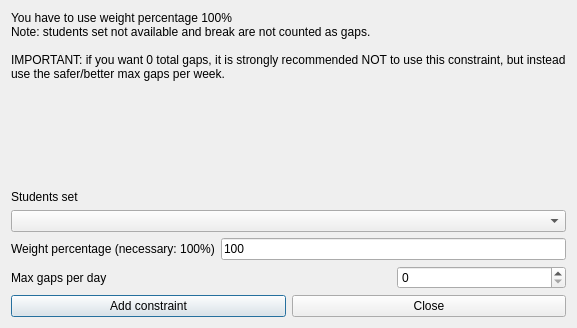
<?xml version="1.0" encoding="UTF-8"?>
<ui version="4.0">
 <class>AddConstraintStudentsSetMaxGapsPerDayForm_template</class>
 <widget class="QDialog" name="AddConstraintStudentsSetMaxGapsPerDayForm_template">
  <property name="geometry">
   <rect>
    <x>0</x>
    <y>0</y>
    <width>527</width>
    <height>328</height>
   </rect>
  </property>
  <property name="windowTitle">
   <string extracomment="This is the title of the dialog to add a new constraint of this type">Add students set max gaps per day</string>
  </property>
  <layout class="QGridLayout" name="gridLayout">
   <item row="0" column="0" colspan="3">
    <widget class="QLabel" name="weightTextLabel_2">
     <property name="sizePolicy">
      <sizepolicy hsizetype="Minimum" vsizetype="Minimum">
       <horstretch>0</horstretch>
       <verstretch>0</verstretch>
      </sizepolicy>
     </property>
     <property name="frameShape">
      <enum>QFrame::NoFrame</enum>
     </property>
     <property name="frameShadow">
      <enum>QFrame::Plain</enum>
     </property>
     <property name="text">
      <string>You have to use weight percentage 100%
Note: students set not available and break are not counted as gaps.

IMPORTANT: if you want 0 total gaps, it is strongly recommended NOT to use this constraint, but instead use the safer/better max gaps per week.</string>
     </property>
     <property name="wordWrap">
      <bool>true</bool>
     </property>
    </widget>
   </item>
   <item row="1" column="0">
    <spacer name="spacer1">
     <property name="orientation">
      <enum>Qt::Vertical</enum>
     </property>
     <property name="sizeType">
      <enum>QSizePolicy::Expanding</enum>
     </property>
     <property name="sizeHint" stdset="0">
      <size>
       <width>20</width>
       <height>40</height>
      </size>
     </property>
    </spacer>
   </item>
   <item row="2" column="0" colspan="3">
    <widget class="QLabel" name="studentsTextLabel">
     <property name="frameShape">
      <enum>QFrame::NoFrame</enum>
     </property>
     <property name="frameShadow">
      <enum>QFrame::Plain</enum>
     </property>
     <property name="text">
      <string>Students set</string>
     </property>
     <property name="wordWrap">
      <bool>false</bool>
     </property>
    </widget>
   </item>
   <item row="3" column="0" colspan="3">
    <widget class="QComboBox" name="studentsComboBox">
     <property name="editable">
      <bool>false</bool>
     </property>
     <property name="insertPolicy">
      <enum>QComboBox::NoInsert</enum>
     </property>
     <property name="autoCompletion">
      <bool>false</bool>
     </property>
     <property name="duplicatesEnabled">
      <bool>false</bool>
     </property>
    </widget>
   </item>
   <item row="4" column="0">
    <widget class="QLabel" name="weightTextLabel">
     <property name="frameShape">
      <enum>QFrame::NoFrame</enum>
     </property>
     <property name="frameShadow">
      <enum>QFrame::Plain</enum>
     </property>
     <property name="text">
      <string>Weight percentage (necessary: 100%)</string>
     </property>
     <property name="wordWrap">
      <bool>false</bool>
     </property>
    </widget>
   </item>
   <item row="4" column="1" colspan="2">
    <widget class="QLineEdit" name="weightLineEdit">
     <property name="text">
      <string>100</string>
     </property>
    </widget>
   </item>
   <item row="5" column="0" colspan="2">
    <widget class="QLabel" name="textLabel1">
     <property name="text">
      <string>Max gaps per day</string>
     </property>
     <property name="wordWrap">
      <bool>false</bool>
     </property>
    </widget>
   </item>
   <item row="5" column="2">
    <widget class="QSpinBox" name="maxGapsSpinBox"/>
   </item>
   <item row="6" column="0" colspan="3">
    <layout class="QHBoxLayout">
     <item>
      <widget class="QPushButton" name="addConstraintPushButton">
       <property name="text">
        <string>Add constraint</string>
       </property>
      </widget>
     </item>
     <item>
      <widget class="QPushButton" name="closePushButton">
       <property name="text">
        <string>Close</string>
       </property>
      </widget>
     </item>
    </layout>
   </item>
  </layout>
 </widget>
 <layoutdefault spacing="6" margin="11"/>
 <tabstops>
  <tabstop>studentsComboBox</tabstop>
  <tabstop>weightLineEdit</tabstop>
  <tabstop>maxGapsSpinBox</tabstop>
  <tabstop>addConstraintPushButton</tabstop>
  <tabstop>closePushButton</tabstop>
 </tabstops>
 <resources/>
 <connections/>
</ui>
